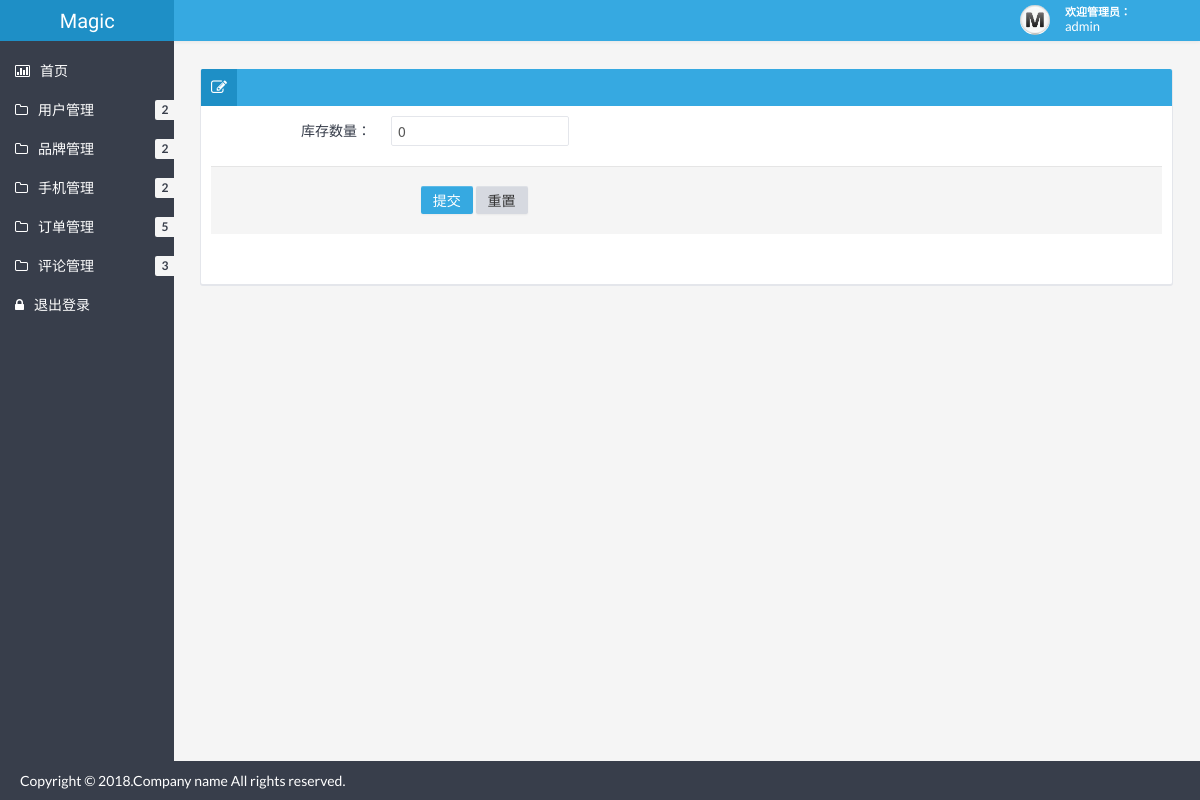
Before: /admin/editGoodsCount.php?gid=1&type=黑色 6 64GB (signed in) with the older database file.
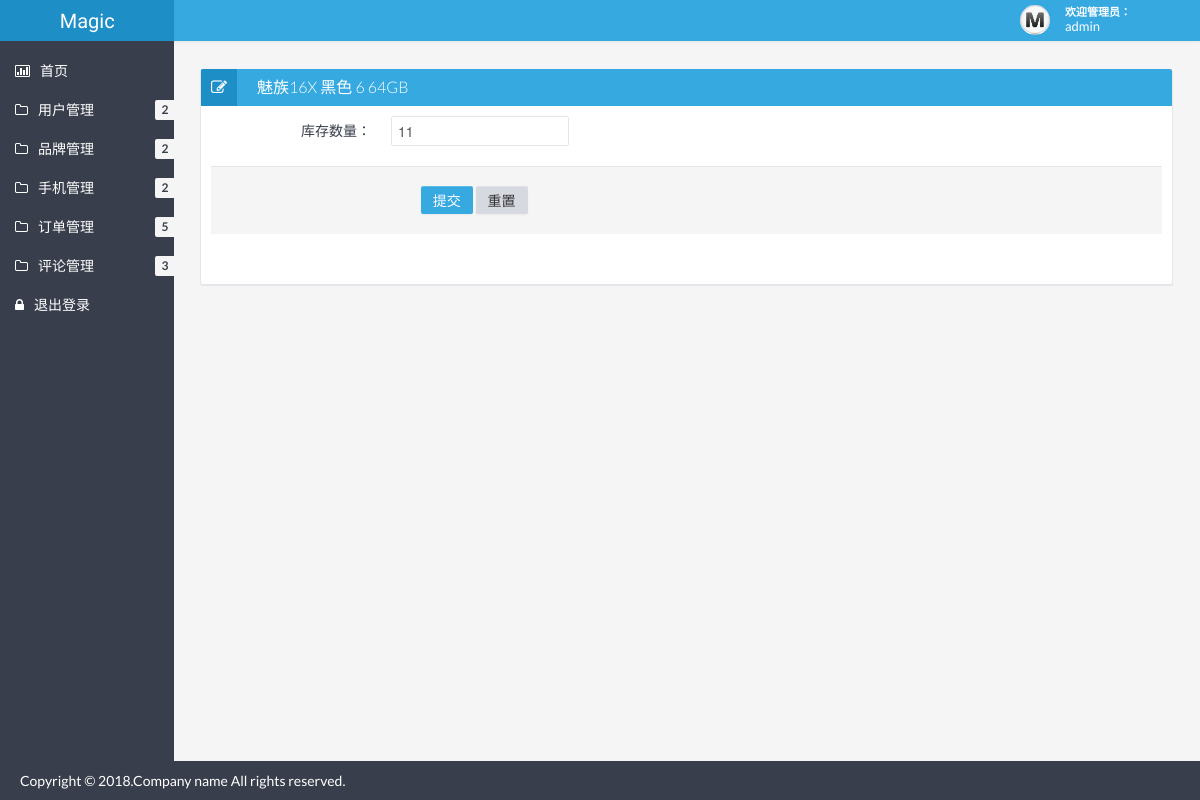
After: the same page with the newer database file.
### tables this page shows
CREATE TABLE `goods` (
  `gid` int(11) NOT NULL AUTO_INCREMENT COMMENT '商品id',
  `gname` varchar(20) NOT NULL COMMENT '商品名称',
  `introduction` varchar(100) NOT NULL COMMENT '商品详情',
  `picture` varchar(100) NOT NULL DEFAULT '\\php\\admin\\img\\goods\\default.jpg' COMMENT '商品图片地址',
  `cid` int(11) NOT NULL COMMENT '商品类别',
  `type` mediumtext NOT NULL COMMENT '商品型号',
  PRIMARY KEY (`gid`)
);

### admin/editGoodsCount.php (the view, shortened to what this page needs)
<?php
$gname = "";
$gcount = 0;
if(isset($_GET['gid'])){
	    $sql = 'select * from goods where gid ='.$_GET['gid'];
	    $res = mysql_query($sql);
	    $row = mysql_fetch_array($res);
	    $json_url = $row['type'];
	    $type_json = URLdecode($json_url);
	    $json_data = json_decode($type_json);
	    foreach((array)$json_data as $item){
	    	if(!strcmp($_GET['type'], $item->type)){
	    		$gcount = $item->gcount;
	    		$gname = $row['gname'].' '.$item->type;
	    	}
	    }
	}
	?>
	<!DOCTYPE html>
	<html lang="en">
	<head>
		<link href="css/bootstrap.min.css" rel="stylesheet" />
		<link href="css/bootstrap-responsive.min.css" rel="stylesheet" />
		<link href="css/style.min.css" rel="stylesheet" />
		<link href="css/style-responsive.min.css" rel="stylesheet" />
		<link href="css/retina.css" rel="stylesheet" />
	<meta http-equiv="Content-Type" content="text/html; charset=utf-8" /></head>
	<body>
		<?php include "header.php" ?>
		<div class="container-fluid-full">
		<div class="row-fluid">
		<?php include "banner.php" ?>
		<div id="content" class="span10">
		<div class="row-fluid">
		<div class="box span12">
		<div class="box-header">
		<h2><i class="icon-edit"></i><?php echo $gname;?></h2>
	</div>
	<div class="box-content">
		<form class="form-horizontal" action="<?php echo $_SERVER['PHP_SELF']; ?>" method="post"/>
			<fieldset>
				<div class="control-group">
					<label class="control-label" for="gcount">库存数量：</label>
					<div class="controls">
						<input onkeyup = "value=value.replace(/[^\d]/g,'')" type="text" class="span3"  id="gcount" name="gcount" value="<?php echo $gcount;?>"/>
					</div>
				</div>
				<div class="form-actions">&nbsp;&nbsp;&nbsp;&nbsp;&nbsp;&nbsp;&nbsp;&nbsp;&nbsp;&nbsp;
					<button type="submit" class="btn btn-primary">提交</button>
					<button type="reset" class="btn">重置</button>
				</div>
			</fieldset>
	</div>
</div>
</div>
</div>
</div>
<?php include "footer.php"?>
</div>
</body>
</html>

Changed rows visible on the page:
now on this page (row edited): goods: gname "魅族16X 黑色 6 64GB"
Other visible differences:
form field gcount: "0" → "11"
